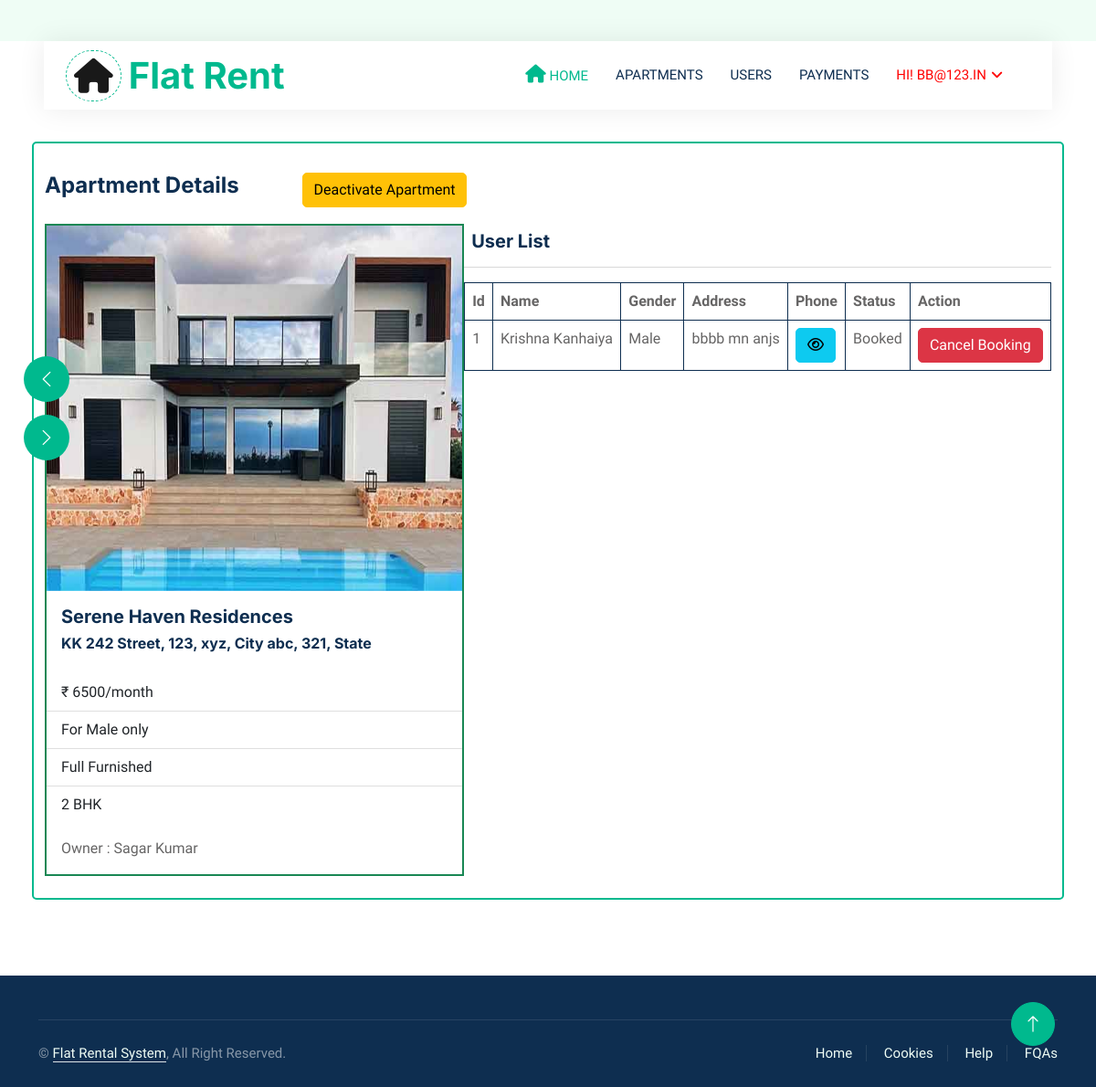
Screenshot of /owner_apartment_detail/2/ (signed in) with the database file from the repository.
### Flatapp/models.py (models this page shows, shortened)
class Apartment(models.Model):
    owner = models.ForeignKey(Owner, on_delete=models.CASCADE, null=True, blank=True)
    name = models.CharField(max_length=100, null=True, blank=True)
    address = models.CharField(max_length=100, null=True, blank=True)
    city = models.CharField(max_length=100, null=True, blank=True)
    state = models.CharField(max_length=200, null=True, blank=True)
    furnish = models.CharField(max_length=200, null=True, blank=True)
    atype = models.CharField(max_length=200, null=True, blank=True)
    ebill = models.CharField(max_length=200, null=True, blank=True)
    extra = models.CharField(max_length=200, null=True, blank=True)
    gender = models.CharField(max_length=200, null=True, blank=True)
    rent = models.CharField(max_length=200, null=True, blank=True)
    pic1 = models.FileField(null=True, blank=True)
    pic2 = models.FileField(null=True, blank=True)
    pic3 = models.FileField(null=True, blank=True)
    pic4 = models.FileField(null=True, blank=True)
    status = models.IntegerField(choices=STATUS, default=1)
    creationdate = models.DateTimeField(auto_now_add=True)

class Owner(models.Model):
    user = models.ForeignKey(User, on_delete=models.CASCADE, null=True, blank=True)
    address = models.CharField(max_length=100, null=True, blank=True)
    mobile = models.CharField(max_length=100, null=True, blank=True)
    elect_img = models.FileField(null=True, blank=True)
    sec_question = models.CharField(max_length=200, null=True, blank=True)
    answer = models.CharField(max_length=200, null=True, blank=True)
    aadhar_img = models.FileField(null=True, blank=True)
    gender = models.CharField(max_length=200, null=True, blank=True)
    status = models.IntegerField(choices=STATUS, default=2)
    creationdate = models.DateTimeField(auto_now_add=True)

class Payment(models.Model):
    register = models.ForeignKey(Registration, on_delete=models.CASCADE, null=True, blank=True)
    apart = models.ForeignKey(Apartment, on_delete=models.CASCADE, null=True, blank=True)
    cardno = models.CharField(max_length=100, null=True, blank=True)
    remark = models.CharField(max_length=100, default="Booking Amount", null=True, blank=True)
    nameoncard = models.CharField(max_length=100, null=True, blank=True)
    amount = models.CharField(max_length=100, null=True, blank=True)
    status = models.CharField(max_length=100, default="Booked", null=True, blank=True)
    bookingdate = models.DateTimeField(auto_now_add=True)

class Registration(models.Model):
    user = models.ForeignKey(User, on_delete=models.CASCADE, null=True, blank=True)
    address = models.CharField(max_length=100, null=True, blank=True)
    mobile = models.CharField(max_length=100, null=True, blank=True)
    aadhar = models.CharField(max_length=100, null=True, blank=True)
    sec_question = models.CharField(max_length=200, null=True, blank=True)
    answer = models.CharField(max_length=200, null=True, blank=True)
    aadhar_img = models.FileField(null=True, blank=True)
    gender = models.CharField(max_length=200, null=True, blank=True)
    status = models.IntegerField(choices=STATUS, default=1)
    creationdate = models.DateTimeField(auto_now_add=True)

### Flatapp/views.py (the view)
# urls.py: path('owner_apartment_detail/<int:aid>/', owner_apartment_detail, name="owner_apartment_detail"),
@login_required(login_url='/user_login/')
def owner_apartment_detail(request, aid):
    data = Apartment.objects.get(id=aid)
    userList = Payment.objects.filter(apart=data)
    return render(request, "owner_apartment_detail.html", locals())

### Flatapp/templates/owner_apartment_detail.html (shortened to what this page needs)
{% extends 'index.html' %}
{% load static %}
{% block body %}
<link rel="stylesheet" href="https://cdnjs.cloudflare.com/ajax/libs/font-awesome/6.2.0/css/all.min.css" />
<div class="container-fluid mb-5 wow fadeIn" data-wow-delay="0.1s" style="padding: 35px;">
            <div class="card container border border-2 border-primary py-4"><br><br>
                <div class="container-fluid header p-0"><br><br><br>
                  <div class="row py-2">
                    <div class="col-md-3 text-start">
                        <h4>Apartment Details</h4>
                    </div><br><br>
                    {% if request.user.owner_set.all %}
                      {% if data.status == 1 %}
                        <div class="col-md-6">
                            <a href="/change_apartment_status/{{data.id}}/?action=2"><button type="button" class="btn btn-warning">Deactivate Apartment</button></a>
                        </div>
                    {% else %}
                        <div class="col-md-6">
                            <a href="/change_apartment_status/{{data.id}}/?action=1"><button type="button" class="btn btn-warning">Activate Apartment</button></a>
                        </div>
                    {% endif %}
                    {% endif %}
                  </div>
                <div class="row g-0 align-items-center flex-column-reverse flex-md-row">
                    <div class="col-md-5 animated fadeIn border border-2 border-success">
                        <div class="owl-carousel header-carousel">
                            <div class="owl-carousel-item">
                                <img class="img-fluid" src="{{data.pic1.url}}" style="width:505px;height:400px" alt="">
                            </div>
                        </div>
                        <div class="card-body">
                            <h5 class="card-title">{{data.name}}</h5>
                            <h6>
                                {{data.address}}, {{data.city}} {{data.state}}
                            </h6>
                          </div>
                          <ul class="list-group list-group-flush">
                            <li class="list-group-item">₹ {{data.rent}}/month</li>
                            <li class="list-group-item">
                              For {{data.gender}} only
                            </li>
                            <li class="list-group-item">{{data.furnish}}</li>
                            <li class="list-group-item">{{data.atype}}</li>
                          </ul>
                          <div class="card-body">
                            Owner : {{data.owner.user.first_name}}
                          </div>
                    </div>
                    <div class="col-md-7">
                        <h5 class="px-2" style="margin-top:-350px;">User List</h5>
                        <hr>
                      <table class="table table-bordered border-dark">
                        <thead>
                            <th>Id</th>
                            <th>Name</th>
                            <th>Gender</th>
                            <th>Address</th>
                            <th>Phone</th>
                            <th>Status</th>
                            <th>Action</th>
                          </thead>
                          <tbody>
                            {% for i in userList%}
                            <tr>
                            <td>{{forloop.counter}}</td>
                            <td>{{i.register.user.first_name}}</td>
                            <td>{{i.register.gender}}</td>
                            <td>{{i.register.address}}</td>
                            <th>
                                <button type="button" class="btn btn-info" id="mobile-btn-{{forloop.counter}}" onclick="togglePassword('mobile-{{forloop.counter}}', this.id)"><i class="fa fa-eye"></i></button>
                            </th>
                            <td>{{i.status}}</td>
                            <td>
                                {% if i.status == "Booked" %}
                                    <a href="/change_payment_status/{{i.id}}/">
                                        <button type="button" class="btn btn-danger" onclick="return confirm('Are you sure?')">Cancel Booking</button>
                                    </a>
                                {% else %}
                                    <a href="/change_payment_status/{{i.id}}/">
                                        <button type="button" class="btn btn-success" onclick="return confirm('Are you sure?')">Booking</button>
                                    </a>
                                {% endif %}
                            </td>
                            </tr>
                          {% endfor%}
                          </tbody>
                      </table>
                    </div>
                </div>
        </div>
            </div>
        </div>
{% endblock %}

### Flatapp/templates/index.html (shortened to what this page needs)
<!DOCTYPE html>
{% load static %}
<html lang="en">
<head>
    <link href="https://cdnjs.cloudflare.com/ajax/libs/font-awesome/5.10.0/css/all.min.css" rel="stylesheet">
    <link href="https://cdn.jsdelivr.net/npm/bootstrap-icons@1.4.1/font/bootstrap-icons.css" rel="stylesheet">
    <link href="{% static 'lib/animate/animate.min.css' %}" rel="stylesheet">
    <link href="{% static 'lib/owlcarousel/assets/owl.carousel.min.css' %}" rel="stylesheet">
    <link href="{% static 'css/bootstrap.min.css' %}" rel="stylesheet">
    <link rel="stylesheet" href="https://cdnjs.cloudflare.com/ajax/libs/font-awesome/4.7.0/css/font-awesome.min.css">
    <link href="{% static 'css/style.css' %}" rel="stylesheet">
</head>
<body>
    <div class="container-xxl bg-white p-0">
        <div class="container-fluid nav-bar bg-transparent">
            <nav class="navbar navbar-expand-lg bg-white navbar-light py-0 px-4">
                <a href="/" class="navbar-brand d-flex align-items-center text-center">
                    <div class="icon p-2 me-2">
                        <i class="fa fa-home" style='font-size:38px;'></i>
                    </div>
                    <h1 class="m-0 text-primary">Flat Rent</h1>
                </a>
                <div class="collapse navbar-collapse" id="navbarCollapse">
                    <div class="navbar-nav ms-auto">
                        <a href="/" class="nav-item nav-link active"><i class='fas fa-home' style='font-size:20px'></i> Home</a>
                        {% if request.user.is_authenticated %}
                            {% if request.user.is_staff %}
                                <a href="/owner_table/" class="nav-item nav-link"> Owners</a>
                                <a href="/user_table/" class="nav-item nav-link"> Users</a>
                                <a href="/apartment_admtable/" class="nav-item nav-link"> Apartments</a>
                                <a href="/feedback/" class="nav-item nav-link"> Feedbacks</a>
                                <div class="nav-item dropdown">
                                    <a href="#" class="nav-link dropdown-toggle" data-bs-toggle="dropdown" style="color:red"> Hi! {{ request.user.username }}</a>
                                    <div class="dropdown-menu rounded-0 m-0">
                                        <a href="/admin_change_password/" class="dropdown-item">Change Password</a>
                                        <a href="/logout_user/" class="dropdown-item">Logout</a>
                                    </div>
                                </div>
                        {% elif request.user.owner_set.all %}
                                <a href="/apartment_table/" class="nav-item nav-link"> Apartments</a>
                                <a href="/user_booking_list/" class="nav-item nav-link"> Users</a>
                                <a href="/user_payment/" class="nav-item nav-link"> Payments</a>
                                <div class="nav-item dropdown">
                                    <a href="#" class="nav-link dropdown-toggle" style="color:red" data-bs-toggle="dropdown"> Hi! {{ request.user.username }}</a>
                                </div>
                        {% endif %}
                    {% endif %}
                </div>
            </nav>
        </div>
{% block body %}
{% endblock %}
        <div class="container-fluid bg-dark text-white-50 footer pt-5 mt-5 wow fadeIn" data-wow-delay="0.1s">
            <div class="container">
                <div class="copyright">
                    <div class="row">
                        <div class="col-md-6 text-center text-md-start mb-3 mb-md-0">
                            &copy; <a class="border-bottom" href="#">Flat Rental System</a>, All Right Reserved.
								</div>
                        <div class="col-md-6 text-center text-md-end">
                            <div class="footer-menu">
                                <a href="">Home</a>
                                <a href="">Cookies</a>
                                <a href="">Help</a>
                                <a href="">FQAs</a>
                            </div>
                        </div>
                    </div>
                </div>
            </div>
        </div>
        <a href="#" class="btn btn-lg btn-primary btn-lg-square back-to-top"><i class="bi bi-arrow-up"></i></a>
    </div>
</body>
</html>

### Flatapp/static/css/style.css (style rules this page uses)
:root { --primary: #00B98E; --secondary: #FF6922; --light: #EFFDF5; --dark: #0E2E50; }
.back-to-top { position: fixed; display: none; right: 45px; bottom: 45px; z-index: 99; }
.btn { transition: .5s; }
.btn.btn-primary, .btn.btn-secondary { color: #FFFFFF; }
.btn-lg-square { width: 48px; height: 48px; }
.btn-square, .btn-sm-square, .btn-lg-square { padding: 0; display: flex; align-items: center; justify-content: center; font-weight: normal; border-radius: 50px; }
.nav-bar { position: relative; margin-top: 45px; padding: 0 3rem; transition: .5s; z-index: 9999; }
.navbar { box-shadow: 0 0 30px rgba(0, 0, 0, .08); }
.navbar .dropdown-toggle::after { border: none; content: "\f107"; font-family: "Font Awesome 5 Free"; font-weight: 900; vertical-align: middle; margin-left: 5px; transition: .5s; }
.navbar-light .navbar-nav .nav-link { margin-right: 30px; padding: 25px 0; color: #FFFFFF; font-size: 15px; text-transform: uppercase; outline: none; }
.navbar-light .navbar-nav .nav-link:hover, .navbar-light .navbar-nav .nav-link.active { color: var(--primary); }
.navbar-light .navbar-brand { height: 75px; }
.navbar-light .navbar-nav .nav-link { color: var(--dark); font-weight: 500; }
@media (min-width: 992px) { .header { margin-top: -120px; } }
.icon { padding: 15px; display: inline-flex; align-items: center; justify-content: center; background: #FFFFFF !important; border-radius: 50px; border: 1px dashed var(--primary) !important; }
.footer .copyright { padding: 25px 0; font-size: 15px; border-top: 1px solid rgba(256, 256, 256, .1); }
.footer .copyright a { color: var(--light); }
.footer .footer-menu a { margin-right: 15px; padding-right: 15px; border-right: 1px solid rgba(255, 255, 255, .1); }
.footer .footer-menu a:last-child { margin-right: 0; padding-right: 0; border-right: none; }

### Flatapp/templates/owner_apartment_detail.html (style rules this page uses)
td { padding:0px; }

### rows the page displays
Apartment: pic1 (picture), name "Serene Haven Residences", address "KK 242 Street", city "123, xyz, City", state "abc, 321, State", rent "6500", gender "Male", furnish "Full Furnished", atype "2 BHK", owner.user.first_name "Sagar Kumar"
Payment: register.user.first_name "Krishna Kanhaiya", register.gender "Male", register.address "bbbb mn anjs", status "Booked"

### other values shown
{{ request.user.username }} "BB@123.IN"
